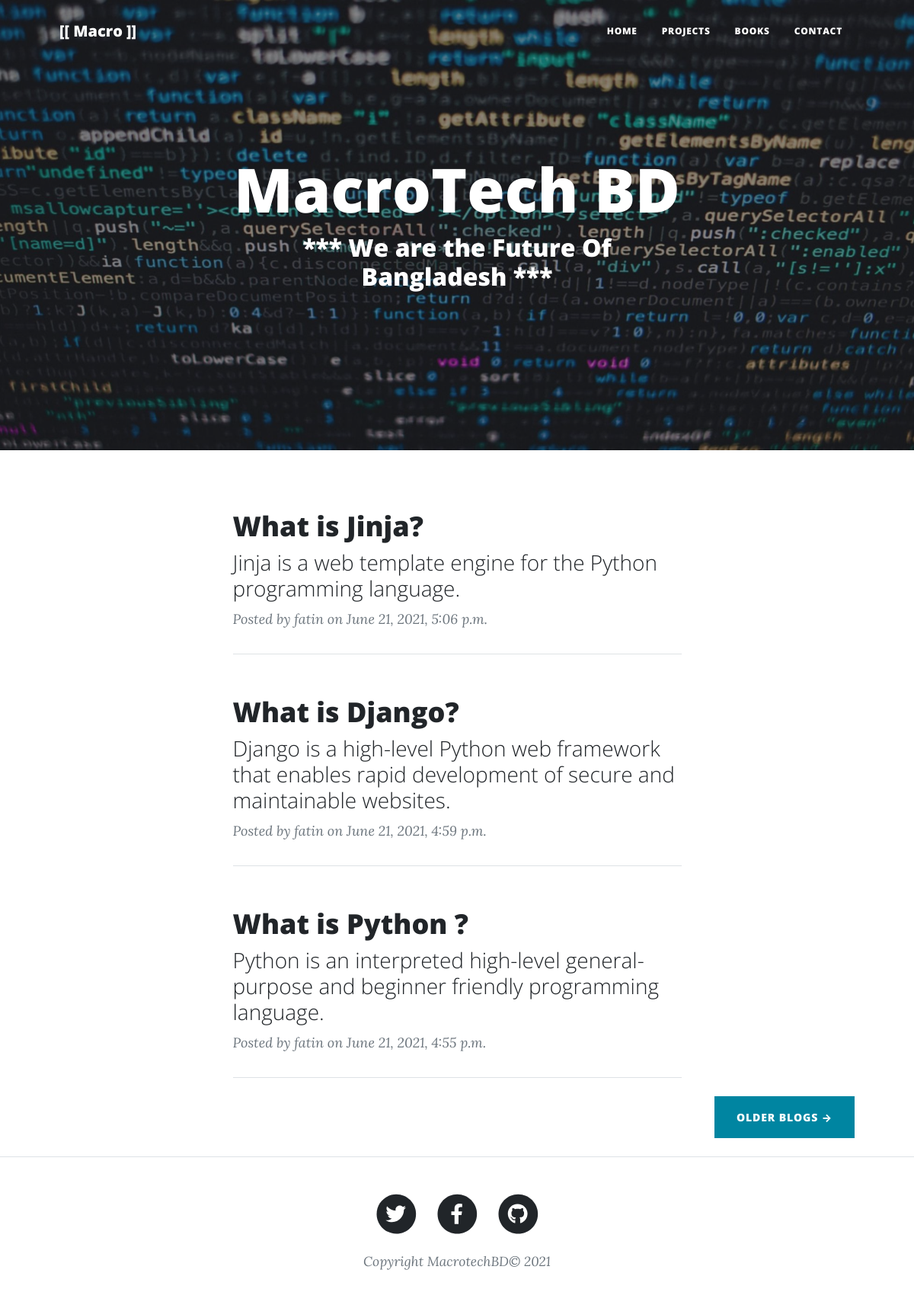
The page / on the database its author committed.
### clean_blogs/models.py (models this page shows, shortened)
class BlogPost(models.Model):
        title = models.CharField(("title"), max_length=250, unique=True)
        slug = models.SlugField(("slug"), max_length=200, unique=True)
        short_desc = models.CharField(("sub-heading"), max_length=550, unique=True)
        img = models.ImageField(("img"), upload_to='media/store/blog_imgs', height_field=None, width_field=None, max_length=None)
        author = models.ForeignKey(User, on_delete=models.CASCADE, related_name='blog_pots')
        updated_on = models.DateTimeField(auto_now_add=True)
        content = models.TextField(("content"))
        created_on = models.DateTimeField(auto_now_add=True)
        status = models.IntegerField(choices=STATUS, default=0)
        class Meta:
            ordering = ['-created_on']

### clean_blogs/views.py (the view)
# urls.py: path('',views.BlogPostList.as_view(template_name = 'index.html'), name='home'),
class BlogPostList(generic.ListView):
        queryset = BlogPost.objects.filter(status=1).order_by('-created_on')

### clean_blogs/context_processors.py (called while the page is built)
def contact_urls(request):
    objs = SocialUrl.objects.all()
    url_dict = {}
    for id in range(len(objs)):
        url_dict[f'{objs[id].name}'] = objs[id].url
    return url_dict

### templates/index.html (shortened to what this page needs)
{% extends 'base.html' %}
{% block body%}
    {% load static %}
        <header class="masthead" style="background-image: url('{% static "assets/img/p_bg.jpg" %}')">
            <div class="container position-relative px-4 px-lg-5">
                <div class="row gx-4 gx-lg-5 justify-content-center">
                    <div class="col-md-10 col-lg-8 col-xl-7">
                        <div class="site-heading">
                            <h1>MacroTech BD</h1>
                            <span class="subheading"><h2>*** We are the Future Of Bangladesh ***<h2></span>
                        </div>
                    </div>
                </div>
            </div>
        </header>
        <div class="container px-4 px-lg-5">
        {% for post in blogpost_list|slice:"0:3"%}
            <div class="row gx-4 gx-lg-5 justify-content-center">
                <div class="col-md-10 col-lg-8 col-xl-7">
                    <div class="post-preview">
                        <a href="{% url 'post' post.slug  %}">
                            <h2 class="post-title">{{ post.title }}</h2>
                            <h3 class="post-subtitle">{{post.short_desc}}</h3>
                        </a>
                        <p class="post-meta">
                            Posted by
                            {{ post.author }}
                            on {{ post.created_on }}
                        </p>
                    </div>
                    <hr class="my-4" />
                </div>
            </div>
    {% endfor %}
        <div class="d-flex justify-content-end mb-4"><a class="btn btn-primary text-uppercase" href="{% url 'blogs' %}">Older Blogs →</a></div>
</div>
{% endblock body %}

### templates/base.html (shortened to what this page needs)
<!DOCTYPE html>
<html lang="en">
    <head>
        {% load static %}
        <link href="{% static 'css/style.css'%}" rel="stylesheet"/>
    </head>
    <body>
        <nav class="navbar navbar-expand-lg navbar-light" id="mainNav">
            <div class="container px-4 px-lg-5">
                <a class="navbar-brand" href="/index">[[ Macro ]]</a>
                <div class="collapse navbar-collapse" id="navbarResponsive">
                    <ul class="navbar-nav ms-auto py-4 py-lg-0">
                        <li class="nav-item"><a class="nav-link px-lg-3 py-3 py-lg-4" href="{% url 'home' %}">Home</a></li>
                        <li class="nav-item"><a class="nav-link px-lg-3 py-3 py-lg-4" href="{% url 'projects' %}">Projects</a></li>
                        <li class="nav-item"><a class="nav-link px-lg-3 py-3 py-lg-4" href="{% url 'books' %}">Books</a></li>
                        <li class="nav-item"><a class="nav-link px-lg-3 py-3 py-lg-4" href="{% url 'contact' %}">Contact</a></li>
                    </ul>
                </div>
            </div>
        </nav>
        {% block body %}{% endblock body %}
        <footer class="border-top">
            <div class="container px-4 px-lg-5">
                <div class="row gx-4 gx-lg-5 justify-content-center">
                    <div class="col-md-10 col-lg-8 col-xl-7">
                        <ul class="list-inline text-center">
                            <li class="list-inline-item">
                                <a href="{{ Twitter }}">
                                    <span class="fa-stack fa-lg">
                                        <i class="fas fa-circle fa-stack-2x"></i>
                                        <i class="fab fa-twitter fa-stack-1x fa-inverse"></i>
                                    </span>
                                </a>
                            </li>
                            <li class="list-inline-item">
                                <a href="{{ Facebook }}">
                                    <span class="fa-stack fa-lg">
                                        <i class="fas fa-circle fa-stack-2x"></i>
                                        <i class="fab fa-facebook-f fa-stack-1x fa-inverse"></i>
                                    </span>
                                </a>
                            </li>
                            <li class="list-inline-item">
                                <a href="{{ Github }}">
                                    <span class="fa-stack fa-lg">
                                        <i class="fas fa-circle fa-stack-2x"></i>
                                        <i class="fab fa-github fa-stack-1x fa-inverse"></i>
                                    </span>
                                </a>
                            </li>
                        </ul>
                        <div class="small text-center text-muted fst-italic">Copyright MacrotechBD&copy; 2021</div>
                    </div>
                </div>
            </div>
        </footer>
    </body>
</html>

### rows shown on the page
BlogPost: title "What is Jinja?", short_desc "Jinja is a web template engine for the Python programming language.", author "fatin", created_on "June 21, 2021, 5:06 p.m."
BlogPost: title "What is Django?", short_desc "Django is a high-level Python web framework that enables rapid development of secure and maintainable websites.", author "fatin", created_on "June 21, 2021, 4:59 p.m."
BlogPost: title "What is Python ?", short_desc "Python is an interpreted high-level general-purpose and beginner friendly programming language.", author "fatin", created_on "June 21, 2021, 4:55 p.m."
